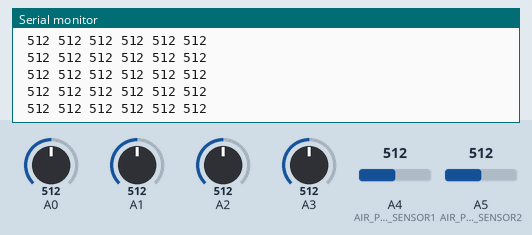
Bench run of a sketch on a simulated Arduino Uno, built with avr-gcc and run on an emulated ATmega328P. Shown: the last lines printed to the serial monitor. The test bench sets the inputs (shaded band); at power-on: A0 = 512, A1 = 512, A2 = 512, A3 = 512, A4 (AIR_PRESSURE_SENSOR1) = 512, A5 (AIR_PRESSURE_SENSOR2) = 512.

Above: at 1.2 s.
1.3 s: A0 set to 110
At 1.36 s:
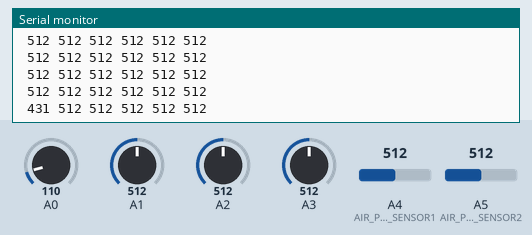
4.3 s: A0 set to 92
At 4.31 s:
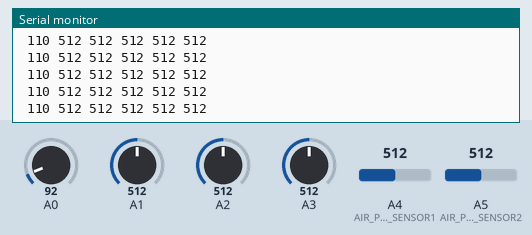
Timing chart, 0 to 7.3 s (numbered marks = the images above; inputs shaded):
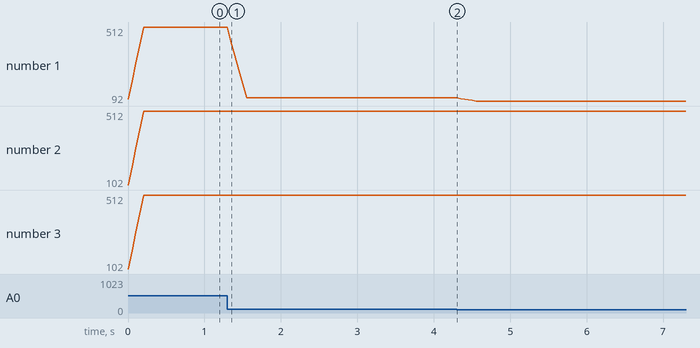

Measured:
- after the input at 1.3 s, the serial monitor: prints a new line after 0.05 s (image 1)
- plotted number 1: 512 → 110 after the input at 1.3 s, 110 → 92 after the input at 4.3 s

The sketch:

sketch_Final_Project_IDMT.ino
```cpp
#define FSR1 A0
#define FSR2 A1
#define FSR3 A2
#define FSR4 A3
#define AIR_PRESSURE_SENSOR1 A4
#define AIR_PRESSURE_SENSOR2 A5

const int numReadings = 5;
int fsrReadings1[numReadings];
int fsrReadings2[numReadings];
int fsrReadings3[numReadings];
int fsrReadings4[numReadings];
int airPressureReadings1[numReadings];
int airPressureReadings2[numReadings];
int readIndex = 0;
int totalForce1 = 0, totalForce2 = 0, totalForce3 = 0, totalForce4 = 0;
int totalAirPressure1 = 0, totalAirPressure2 = 0;
int force1, force2, force3, force4;
int airPressure1, airPressure2;

void setup() {
  Serial.begin(9600);

  // Reset Values for FSRs and Air Pressure Sensors
  for (int i = 0; i < numReadings; i++) {
    fsrReadings1[i] = 0;
    fsrReadings2[i] = 0;
    fsrReadings3[i] = 0;
    fsrReadings4[i] = 0;
    airPressureReadings1[i] = 0;
    airPressureReadings2[i] = 0;
  }
}

void loop() {
  // Process readings for each FSR sensor
  for (int i = 1; i <= 4; i++) {
    int* currentFsrReadings;
    int* totalForce;

    switch (i) {
      case 1:
        currentFsrReadings = fsrReadings1;
        totalForce = &totalForce1;
        break;
      case 2:
        currentFsrReadings = fsrReadings2;
        totalForce = &totalForce2;
        break;
      case 3:
        currentFsrReadings = fsrReadings3;
        totalForce = &totalForce3;
        break;
      case 4:
        currentFsrReadings = fsrReadings4;
        totalForce = &totalForce4;
        break;
    }

    *totalForce -= currentFsrReadings[readIndex];
    currentFsrReadings[readIndex] = analogRead(i - 1); // A0, A1, A2, A3
    *totalForce += currentFsrReadings[readIndex];
  }

  // Process readings for air pressure sensors
  totalAirPressure1 -= airPressureReadings1[readIndex];
  airPressureReadings1[readIndex] = analogRead(AIR_PRESSURE_SENSOR1);
  totalAirPressure1 += airPressureReadings1[readIndex];

  totalAirPressure2 -= airPressureReadings2[readIndex];
  airPressureReadings2[readIndex] = analogRead(AIR_PRESSURE_SENSOR2);
  totalAirPressure2 += airPressureReadings2[readIndex];

  // Move to the next reading
  readIndex++;
  if (readIndex >= numReadings) {
    readIndex = 0;
  }

  // Calculate the average force and air pressure
  force1 = totalForce1 / numReadings;
  force2 = totalForce2 / numReadings;
  force3 = totalForce3 / numReadings;
  force4 = totalForce4 / numReadings;
  airPressure1 = totalAirPressure1 / numReadings;
  airPressure2 = totalAirPressure2 / numReadings;

  // Output the readings
  Serial.print(" ");
  Serial.print(force1);
  Serial.print(" ");
  Serial.print(force2);
  Serial.print(" ");
  Serial.print(force3);
  Serial.print(" ");
  Serial.print(force4);
  Serial.print(" ");
  Serial.print(airPressure1);
  Serial.print(" ");
  Serial.print(airPressure2);
  Serial.print(" ");

  Serial.println();
  // Add a delay before the next loop iteration
  delay(50);
}
```
